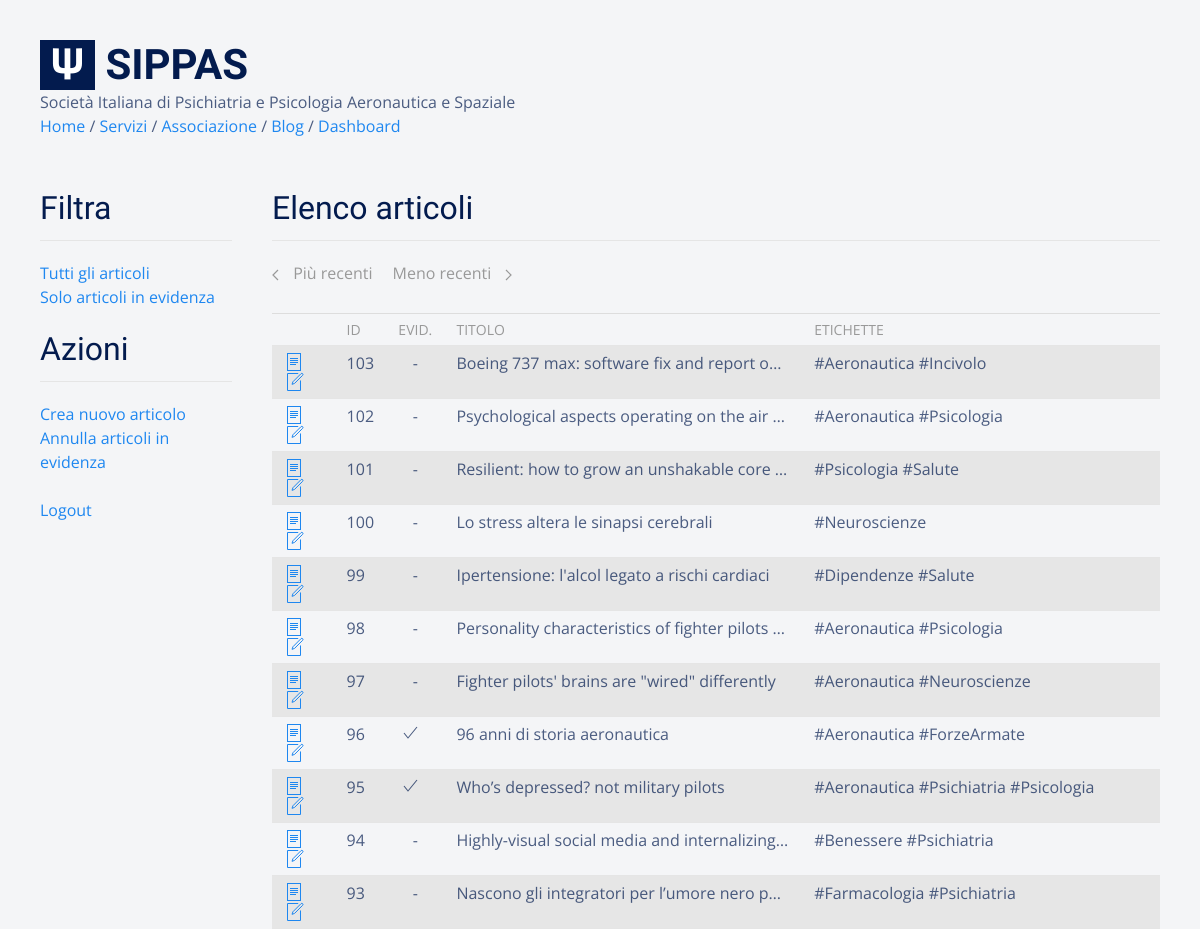
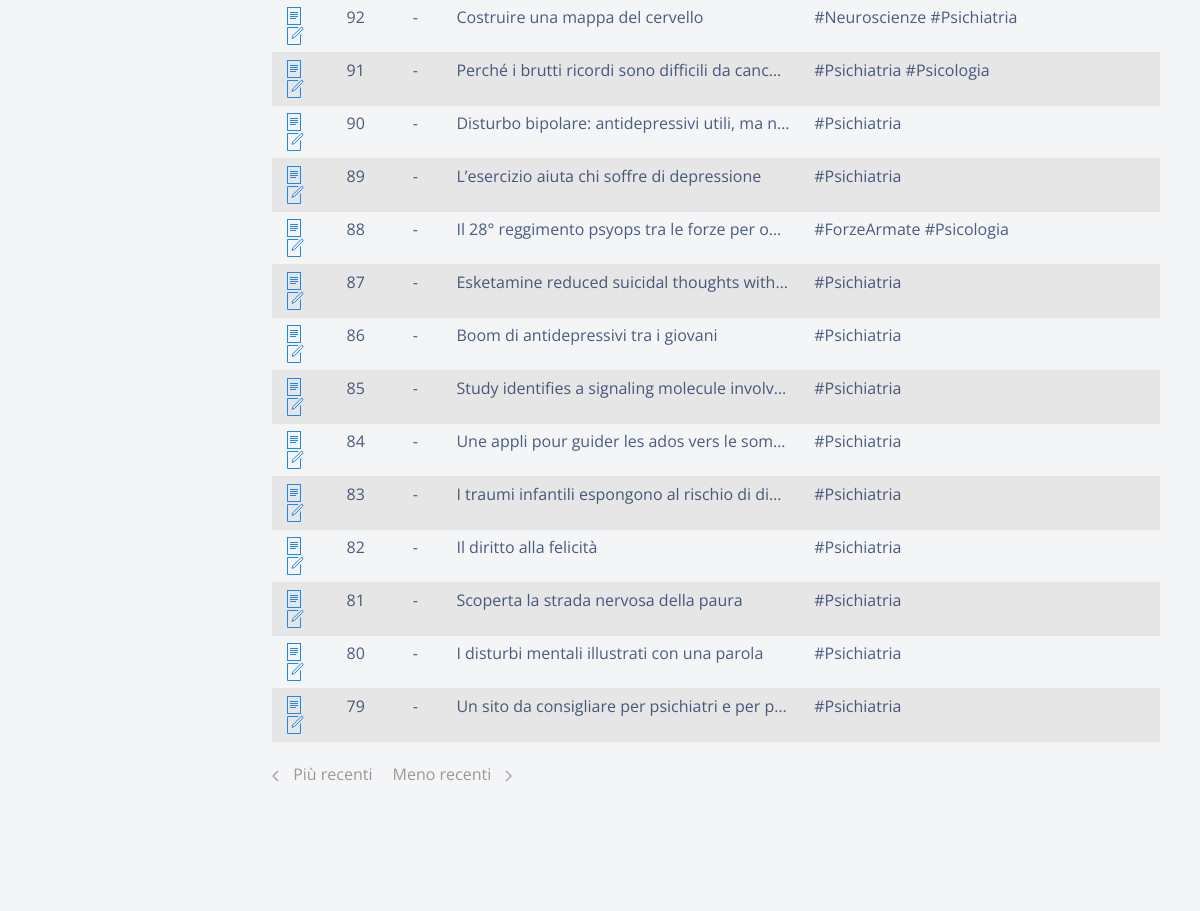
The app's page /blog/dashboard (signed in), older data (2 pictures, top to bottom).
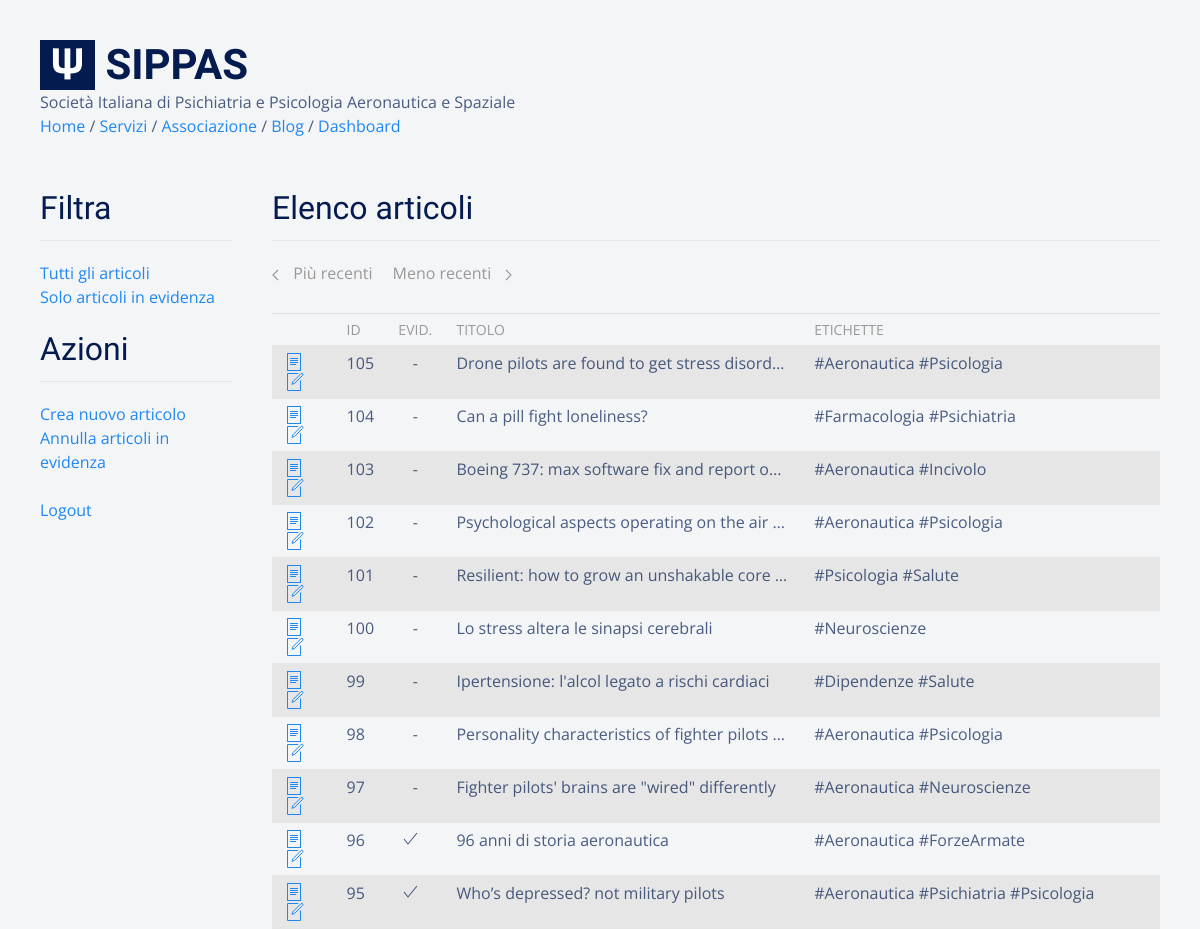
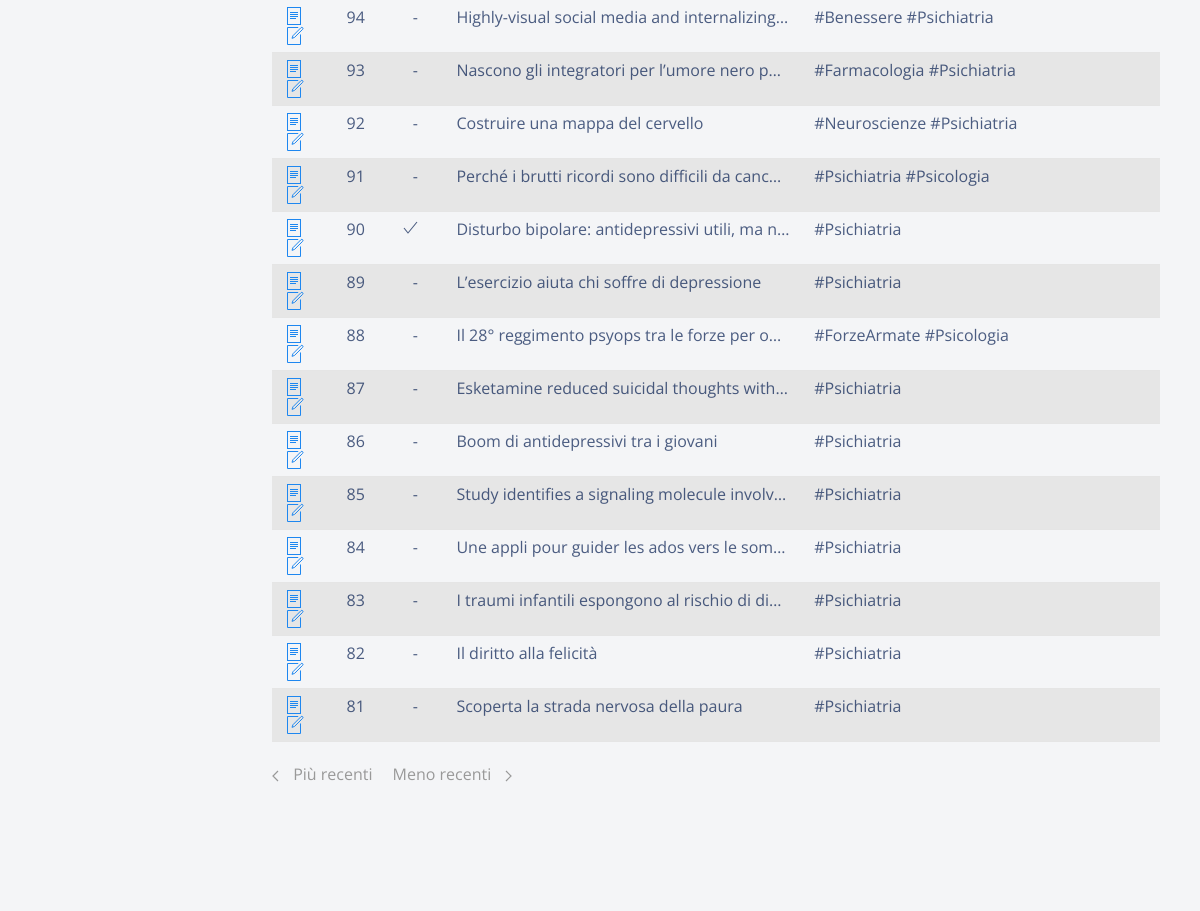
The same page, newer data (2 pictures, top to bottom).
### tables this page shows
CREATE TABLE "posts" (
  "id" integer NOT NULL,
  "title" text,
  "body" TEXT,
  "teaser" text,
  "tags" TEXT,
  "is_sticky" integer,
  "author" text,
  "created_at" TEXT,
  "updated_at" text,
  "published_at" TEXT,
  PRIMARY KEY ("id")
);

### flaskApp/blueprints/blog/routes.py (the view)
@bp_blog.route("/dashboard")
@login_required
@has_role(["author", "editor", "admin"])
def dashboard():
  posts = query_db("SELECT * FROM posts ORDER BY id DESC LIMIT {}".format(DASHBOARD_PAGE_SIZE))
  return render_template("blog/dashboard.html", posts=posts)

### flaskApp/blueprints/users/models.py (called while the page is built)
  @login_manager.user_loader
  def load_user(id):
    user = query_db("SELECT * FROM users WHERE id = ?", [id], one=True)
    if user:
        return User(**user)
    else:
        return None

### flaskApp/db/sqlite.py (called while the page is built)
def dict_factory(cursor, row):
  d = {}
  for idx, col in enumerate(cursor.description):
    d[col[0]] = row[idx]
  return d

def get_db():
  if "db" not in g:
    g.db = sqlite3.connect(
      db_path,
      detect_types=sqlite3.PARSE_DECLTYPES,
      isolation_level="DEFERRED"
    )
    g.db.cursor().execute("PRAGMA journal_mode=WAL")
    g.db.row_factory = dict_factory
  return g.db

def query_db(query, args=(), one=False):
  with closing(get_db().cursor().execute(query, args)) as cur:
    rv = cur.fetchall()
    return (rv[0] if rv else None) if one else rv

### flaskApp/blueprints/blog/templates/blog/dashboard.html
{% extends 'base.html' %}
{% block content %}
<div class="uk-section">
  <div class="uk-grid uk-margin-large-bottom">
    <div class="uk-width-expand">
      <h2 class="uk-heading-divider">Filtra</h2>
      <p>
        <a href="{{ url_for('blog.dashboard') }}">Tutti gli articoli</a><br>
        <a href="{{ url_for('blog.dashboard_sticky') }}">Solo articoli in evidenza</a><br>
      </p>
      <h2 class="uk-heading-divider">Azioni</h2>
      <p>
        <a href="{{ url_for('blog.create_post') }}">Crea nuovo articolo</a><br>
        <a href="{{ url_for('blog.reset_stickies') }}">Annulla articoli in evidenza</a><br><br>
        <a href="{{ url_for('users.logout') }}">Logout</a>
      </p>
    </div>
    <div class="uk-width-4-5">
      <h2 class="uk-heading-divider">Elenco articoli</h2>
      <div>
        <ul class="uk-pagination">
          <li>
            <a href="{{ url_for('blog.dashboard_prev', id=posts[0].id) }}" class="pagination-previous">
              <span class="uk-margin-small-right" uk-pagination-previous></span> Più recenti
            </a>
          </li>
          <li>
            <a href="{{ url_for('blog.dashboard_next', id=posts[-1].id) }}" class="pagination-next">
              Meno recenti <span class="uk-margin-small-left" uk-pagination-next></span>
            </a>
          </li>
        </ul>
      </div>
      <table class="uk-table uk-table-small uk-table-striped">
        <thead>
          <tr>
            <th style="width:7%"></th>
            <th style="width:5%">Id</th>
            <th style="width:3%">Evid.</th>
            <th style="width:40%">Titolo</th>
            <th style="width:40%">Etichette</th>
          </tr>
        </thead>
        <tbody>
          {% for p in posts %}
          <tr>
            <td>
              <a  href="{{ url_for('blog.view_post', id=p.id) }}"><span uk-icon="file-text"></span></a><a href="{{ url_for('blog.edit_post', id=p.id) }}"><span uk-icon="file-edit"></span></a>
            </td>
            <td>
              {{ p.id }}
            </td>
            <td class="uk-text-center">
              {% if p.is_sticky %}
                <span class="uk-margin-small-right" uk-icon="check"></span>
              {% else %}
              <span>-</span>
              {% endif %}
            </td>
            <td class="uk-text-truncate">
              {{ p.title | capitalize }}
            </td>
            <td>
              {{ p.tags }}
            </td>
          </tr>
          {% else %}
          <tr>
            <td class="uk-text-muted uk-text-small uk-text-center" colspan="4" style="font-style: italic">
              nessun articolo trovato
            </td>
          </tr>
          {% endfor %}
        </tbody>
      </table>
      <div>
        <ul class="uk-pagination">
          <li>
            <a href="{{ url_for('blog.dashboard_prev', id=posts[0].id) }}" class="pagination-previous">
              <span class="uk-margin-small-right" uk-pagination-previous></span> Più recenti
            </a>
          </li>
          <li>
            <a href="{{ url_for('blog.dashboard_next', id=posts[-1].id) }}" class="pagination-next">
              Meno recenti <span class="uk-margin-small-left" uk-pagination-next></span>
            </a>
          </li>
        </ul>
      </div>
    </div>
  </div>
</div>
{% endblock %}

Row changes from the older to the newer data that the page shows:
no longer on this page (row unchanged): posts: id "80", title "I disturbi mentali illustrati con una parola", tags "#Psichiatria"
no longer on this page (row unchanged): posts: id "79", title "Un sito da consigliare per psichiatri e per p…", tags "#Psichiatria"
added posts: id "105", title "Drone pilots are found to get stress disord…", tags "#Aeronautica #Psicologia"
added posts: id "104", title "Can a pill fight loneliness?", tags "#Farmacologia #Psichiatria"
changed posts "#Aeronautica #Incivolo": title "Boeing 737 max: software fix and report o…" → "Boeing 737: max software fix and report o…"
changed posts "Disturbo bipolare: antidepressivi utili, ma n…": no longer shows "-"
